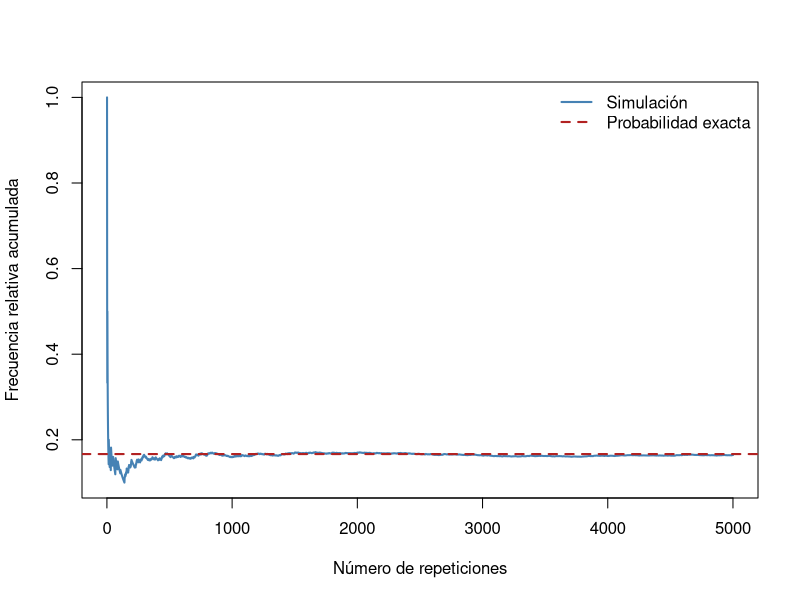

Write the R code that produced this figure.
## ---- chunk 1
factorial(6)
choose(12, 3)
choose(4, 2) * choose(8, 1) / choose(12, 3)
## ---- chunk 2
arreglos <- function(n, r) {
  factorial(n) / factorial(n - r)
}

arreglos(10, 4)
## ---- chunk 3
dados <- expand.grid(dado_1 = 1:6, dado_2 = 1:6)
evento <- subset(dados, dado_1 + dado_2 >= 10)

nrow(evento)
nrow(dados)
nrow(evento) / nrow(dados)
evento
## ---- chunk 4
#| label: fig-convergencia-dados
#| fig-cap: "Frecuencia relativa acumulada del evento suma mayor o igual que 10."
set.seed(2026)
n <- 5000
d1 <- sample(1:6, n, replace = TRUE)
d2 <- sample(1:6, n, replace = TRUE)
ocurre <- d1 + d2 >= 10
frecuencia <- cumsum(ocurre) / seq_len(n)

plot(frecuencia, type = "l", col = "steelblue", lwd = 2,
     xlab = "Número de repeticiones",
     ylab = "Frecuencia relativa acumulada")
abline(h = 1/6, col = "firebrick", lty = 2, lwd = 2)
legend("topright", c("Simulación", "Probabilidad exacta"),
       col = c("steelblue", "firebrick"), lty = c(1, 2),
       lwd = 2, bty = "n")
## ---- chunk 5
set.seed(314)
B <- 20000
defectuosos <- replicate(B, {
  muestra <- sample(c(rep(1, 4), rep(0, 8)), 3,
                    replace = FALSE)
  sum(muestra)
})

mean(defectuosos == 2)
choose(4, 2) * choose(8, 1) / choose(12, 3)
